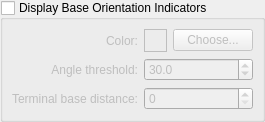
                <widget class="QGroupBox" name="dnaDisplayBaseOrientationIndicatorsGroupBox" >
                 <property name="title" >
                  <string>Display Base Orientation Indicators</string>
                 </property>
                 <property name="checkable" >
                  <bool>true</bool>
                 </property>
                 <property name="checked" >
                  <bool>false</bool>
                 </property>
                 <layout class="QGridLayout" >
                  <property name="margin" >
                   <number>9</number>
                  </property>
                  <property name="spacing" >
                   <number>6</number>
                  </property>
                  <item row="0" column="0" >
                   <layout class="QGridLayout" >
                    <property name="margin" >
                     <number>0</number>
                    </property>
                    <property name="spacing" >
                     <number>6</number>
                    </property>
                    <item row="0" column="1" >
                     <layout class="QGridLayout" >
                      <property name="margin" >
                       <number>0</number>
                      </property>
                      <property name="spacing" >
                       <number>6</number>
                      </property>
                      <item row="0" column="0" >
                       <layout class="QHBoxLayout" >
                        <property name="margin" >
                         <number>0</number>
                        </property>
                        <property name="spacing" >
                         <number>6</number>
                        </property>
                        <item>
                         <widget class="QFrame" name="dnaBaseOrientationIndicatorsColorFrame" >
                          <property name="minimumSize" >
                           <size>
                            <width>23</width>
                            <height>23</height>
                           </size>
                          </property>
                          <property name="maximumSize" >
                           <size>
                            <width>23</width>
                            <height>23</height>
                           </size>
                          </property>
                          <property name="frameShape" >
                           <enum>QFrame::Box</enum>
                          </property>
                          <property name="frameShadow" >
                           <enum>QFrame::Plain</enum>
                          </property>
                         </widget>
                        </item>
                        <item>
                         <widget class="QPushButton" name="dnaChooseBaseOrientationIndicatorsColorButton" >
                          <property name="text" >
                           <string>Choose...</string>
                          </property>
                          <property name="autoDefault" >
                           <bool>false</bool>
                          </property>
                         </widget>
                        </item>
                       </layout>
                      </item>
                      <item row="1" column="0" >
                       <widget class="QDoubleSpinBox" name="dnaBaseOrientationIndicatorsThresholdSpinBox" >
                        <property name="decimals" >
                         <number>1</number>
                        </property>
                        <property name="maximum" >
                         <double>180.000000000000000</double>
                        </property>
                        <property name="singleStep" >
                         <double>0.100000000000000</double>
                        </property>
                        <property name="value" >
                         <double>30.000000000000000</double>
                        </property>
                       </widget>
                      </item>
                      <item row="2" column="0" >
                       <widget class="QDoubleSpinBox" name="dnaBaseOrientationIndicatorsTerminalDistanceSpinBox" >
                        <property name="decimals" >
                         <number>0</number>
                        </property>
                        <property name="maximum" >
                         <double>1000000.000000000000000</double>
                        </property>
                        <property name="singleStep" >
                         <double>1.000000000000000</double>
                        </property>
                       </widget>
                      </item>
                     </layout>
                    </item>
                    <item row="0" column="0" >
                     <layout class="QVBoxLayout" >
                      <property name="margin" >
                       <number>0</number>
                      </property>
                      <property name="spacing" >
                       <number>6</number>
                      </property>
                      <item>
                       <widget class="QLabel" name="bg1_color_lbl_5" >
                        <property name="text" >
                         <string>Color:</string>
                        </property>
                        <property name="alignment" >
                         <set>Qt::AlignRight|Qt::AlignTrailing|Qt::AlignVCenter</set>
                        </property>
                       </widget>
                      </item>
                      <item>
                       <widget class="QLabel" name="label_13" >
                        <property name="sizePolicy" >
                         <sizepolicy>
                          <hsizetype>1</hsizetype>
                          <vsizetype>5</vsizetype>
                          <horstretch>0</horstretch>
                          <verstretch>0</verstretch>
                         </sizepolicy>
                        </property>
                        <property name="text" >
                         <string>Angle threshold:</string>
                        </property>
                        <property name="alignment" >
                         <set>Qt::AlignRight|Qt::AlignTrailing|Qt::AlignVCenter</set>
                        </property>
                       </widget>
                      </item>
                      <item>
                       <widget class="QLabel" name="label_14" >
                        <property name="sizePolicy" >
                         <sizepolicy>
                          <hsizetype>1</hsizetype>
                          <vsizetype>5</vsizetype>
                          <horstretch>0</horstretch>
                          <verstretch>0</verstretch>
                         </sizepolicy>
                        </property>
                        <property name="text" >
                         <string>Terminal base distance:</string>
                        </property>
                        <property name="alignment" >
                         <set>Qt::AlignRight|Qt::AlignTrailing|Qt::AlignVCenter</set>
                        </property>
                       </widget>
                      </item>
                     </layout>
                    </item>
                   </layout>
                  </item>
                 </layout>
                </widget>
